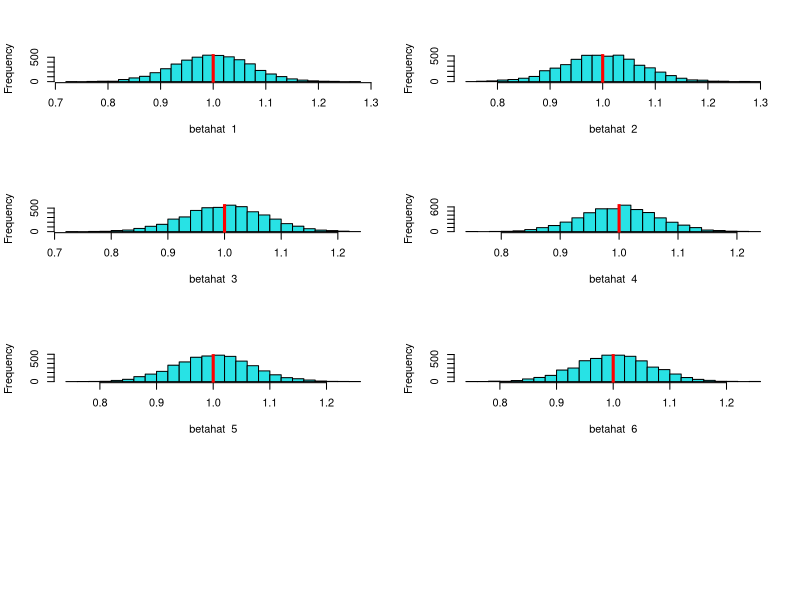

This figure's R source:
# mcregress.R performs a simple Monte Carlo experiment with the standard
# linear model
#
# Kevin Quinn
# Dept. of Political Science and CSSS
# University of Washington
# quinn@stat.washington.edu
#
# 1/14/2002
#

n <- 50   # number of observations
k <- 6    # number of covariates
m <- 5000 # number of Monte Carlo replications

X <- matrix(rnorm(n*(k-1)), n, k-1)  # matrix of ind. vars. (k-1) columns
                                     # b/c the intercept is included
                                     # automatically

bigX <- cbind(1, X)                  # the X matrix with a vector of ones

betahat.mat <- matrix(NA, k, m)      # matrix to hold the MLEs from each
                                     # of the m Monte Carlo replications

coverage.indic <- matrix(NA, k, m)   # matrix of T/F values indicating
                                     # whether betahat fell within the
                                     # 95% confidence interval

beta.true <- matrix(1, k, 1)         # the true value of beta

# conduct m Monte Carlo replications
for (i in 1:m){
  y <- bigX %*% beta.true + rnorm(n, 0, .5)
  lm.out <- lm(y~X)
  beta <- coefficients(lm.out)
  betahat.mat[,i] <- beta
  lm.sum <- summary(lm.out)
  coef.table <- coefficients(lm.sum)
  lower.025 <- coef.table[,1] + qt(0.025, n-k)*coef.table[,2]
  upper.975 <- coef.table[,1] + qt(0.975, n-k)*coef.table[,2]
  coverage.indic[,i] <- (beta.true > lower.025) & (beta.true < upper.975)
}



# plot formatting 
plot.rowsize <- ceiling(sqrt(k)) + 1
plot.colsize <- round(sqrt(k))
par(mfrow=c(plot.rowsize, plot.colsize))

# draw the plots
for (i in 1:k){
  hist(betahat.mat[i,], nclass=30, col=5, xlab=paste("betahat ", i),main="")
  abline(v=beta.true[i], lwd=3, col="red")
}

cat("\n\n\n")
cat("########################################################\n")
cat("   Number of Monte Carlo Replications = ", m,"\n\n")
cat("   Nominal Coverage Probabilities\n")
print(rep(0.95,k))
cat("\n")
cat("   Monte Carlo Coverage Probabilities\n")
print(apply(coverage.indic, 1, mean))
cat("########################################################\n")
cat("\n\n")
